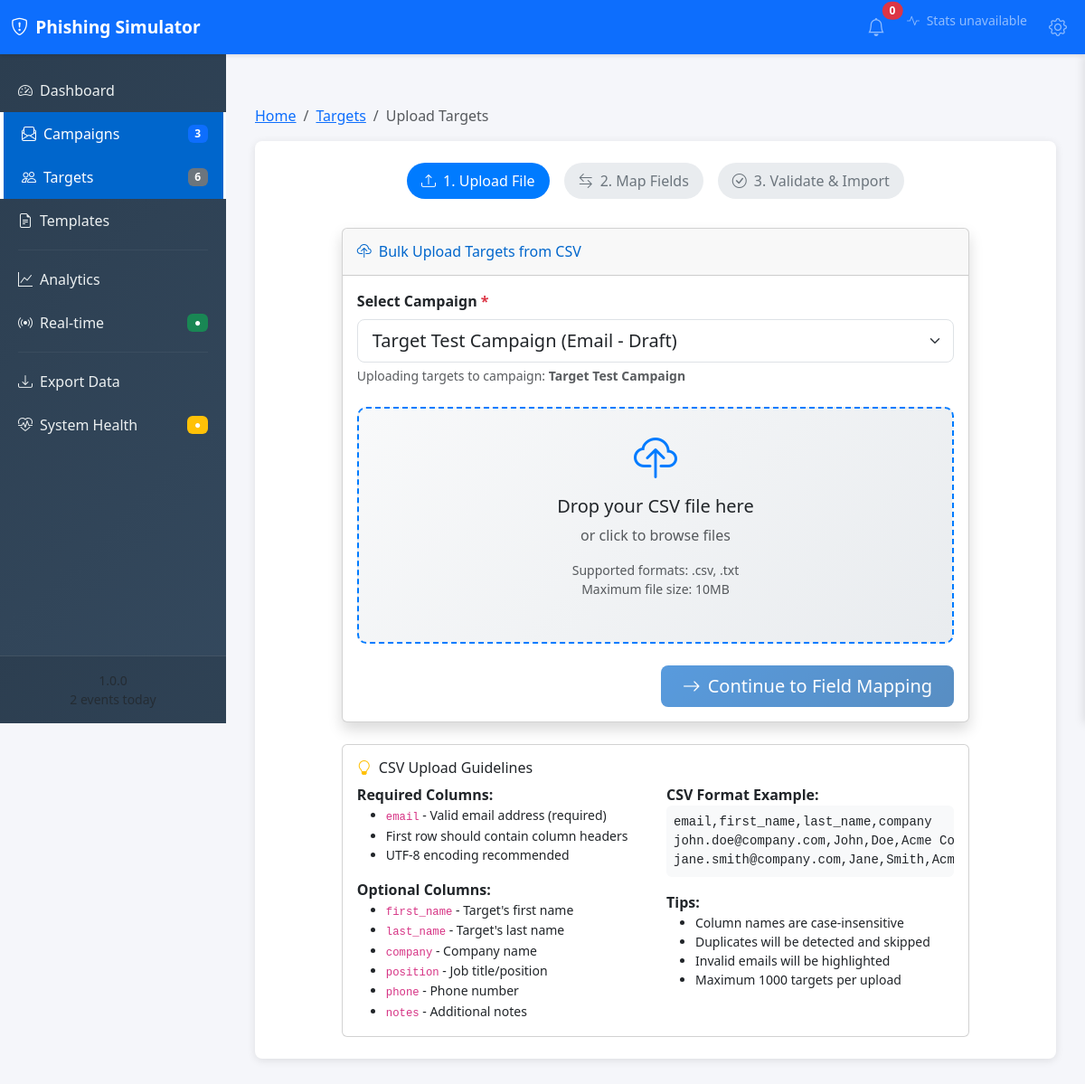
The page /admin/campaigns/2/targets/upload on the database its author committed.
### models/campaign.py (models this page shows, shortened)
class Campaign(db.Model):
    __tablename__ = 'campaigns'
    id = Column(Integer, primary_key=True)
    name = Column(String(100), nullable=False, unique=True)
    description = Column(Text)
    type = Column(
        Enum('email', 'sms', 'both', name='campaign_type'),
        nullable=False,
        default='email'
    )
    status = Column(
        Enum('draft', 'active', 'paused', 'completed', name='campaign_status'),
        nullable=False,
        default='draft'
    )
    created_at = Column(DateTime, default=datetime.utcnow, nullable=False)
    updated_at = Column(DateTime, default=datetime.utcnow, onupdate=datetime.utcnow)
    started_at = Column(DateTime)
    ended_at = Column(DateTime)
    auto_start = Column(Boolean, default=False)
    track_opens = Column(Boolean, default=True)
    track_clicks = Column(Boolean, default=True)
    created_by = Column(String(50), default='admin')  # Pentru viitor - multi-user
    targets = relationship('Target', backref='campaign', lazy=True, cascade='all, delete-orphan')
    tracking_events = relationship('Tracking', backref='campaign', lazy=True, cascade='all, delete-orphan')
    captured_credentials = relationship('Credential', backref='campaign', lazy=True, cascade='all, delete-orphan')

### routes/campaigns.py (the view, shortened to what this page needs)
@bp.route('/<int:campaign_id>/targets/upload', methods=['GET', 'POST'])
def upload_targets(campaign_id):
    try:
        campaign = Campaign.query.get_or_404(campaign_id)
        if request.method == 'GET':
            campaigns = Campaign.query.order_by(Campaign.name).all()
            return render_template('admin/upload_targets.html', campaign=campaign, campaigns=campaigns, selected_campaign=campaign)
    except ValidationError as e:
        flash(str(e), 'error')
        campaigns = Campaign.query.order_by(Campaign.name).all()
        return render_template('admin/upload_targets.html', campaign=campaign, campaigns=campaigns, selected_campaign=campaign)
    except Exception as e:
        logging.error(f"Error uploading targets for campaign {campaign_id}: {str(e)}")
        flash('Error processing CSV file', 'error')
        campaigns = Campaign.query.order_by(Campaign.name).all()
        return render_template('admin/upload_targets.html', campaign=campaign, campaigns=campaigns, selected_campaign=campaign)

### templates/admin/upload_targets.html (shortened to what this page needs)
{% extends "admin/base.html" %}
{% block breadcrumb %}
<li class="breadcrumb-item"><a href="{{ url_for('targets.list_targets') }}">Targets</a></li>
<li class="breadcrumb-item active">Upload Targets</li>
{% endblock %}
{% block content %}
<div class="row">
    <div class="col-lg-10 mx-auto">
        <div class="step-indicator">
            <div class="step active" id="step1">
                <i class="bi bi-upload me-2"></i>1. Upload File
            </div>
            <div class="step" id="step2">
                <i class="bi bi-arrow-left-right me-2"></i>2. Map Fields
            </div>
            <div class="step" id="step3">
                <i class="bi bi-check-circle me-2"></i>3. Validate & Import
            </div>
        </div>
        <div class="card shadow">
            <div class="card-header py-3">
                <h6 class="m-0 font-weight-bold text-primary">
                    <i class="bi bi-cloud-upload me-2"></i>Bulk Upload Targets from CSV
                </h6>
            </div>
            <div class="card-body">
                <div id="uploadStep" class="step-content">
                    <form id="uploadForm" enctype="multipart/form-data">
                        <div class="mb-4">
                            <label for="campaign_id" class="form-label fw-bold">
                                Select Campaign <span class="text-danger">*</span>
                            </label>
                            {% if not campaigns %}
                            <div class="alert alert-warning" role="alert">
                                <i class="bi bi-exclamation-triangle me-2"></i>
                                <strong>No campaigns available!</strong>
                                <p class="mb-2">You need to create at least one campaign before uploading targets.</p>
                                <a href="{{ url_for('campaigns.create_campaign') }}" class="btn btn-primary btn-sm">
                                    <i class="bi bi-plus-circle me-1"></i>Create Your First Campaign
                                </a>
                            </div>
                            <select class="form-select form-select-lg" id="campaign_id" name="campaign_id" required disabled>
                                <option value="">No campaigns available</option>
                            </select>
                            {% elif selected_campaign %}
                            <select class="form-select form-select-lg" id="campaign_id" name="campaign_id" required>
                                <option value="{{ selected_campaign.id }}" selected>
                                    {{ selected_campaign.name }} ({{ selected_campaign.type|title }} - {{ selected_campaign.status|title }})
                                </option>
                            </select>
                            <div class="form-text">
                                {% if campaign %}
                                Uploading targets to campaign: <strong>{{ selected_campaign.name }}</strong>
                                {% else %}
                                Select the campaign these targets will be associated with
                                {% endif %}
                            </div>
                            {% endif %}
                        </div>
                        <div class="upload-zone{% if not campaigns %} error{% endif %}" id="uploadZone"
                             {% if campaigns %}onclick="document.getElementById('csvFile').click()"{% endif %}>
                            <div id="uploadContent">
                                {% if campaigns %}
                                <i class="bi bi-cloud-upload" style="font-size: 3rem; color: #007bff;"></i>
                                <h5 class="mt-3">Drop your CSV file here</h5>
                                <p class="text-muted">or click to browse files</p>
                                <p class="small text-muted">
                                    Supported formats: .csv, .txt<br>
                                    Maximum file size: 10MB
                                </p>
                                {% else %}
                                <i class="bi bi-exclamation-triangle" style="font-size: 3rem; color: #dc3545;"></i>
                                <h5 class="mt-3 text-danger">Upload Disabled</h5>
                                <p class="text-muted">Create a campaign first to upload targets</p>
                                {% endif %}
                            </div>
                        </div>
                    </form>
                    <div class="text-end mt-4">
                        <button type="button" class="btn btn-primary btn-lg" id="continueBtn" onclick="proceedToMapping()"
                                disabled{% if not campaigns %} title="No campaigns available"{% endif %}>
                            <i class="bi bi-arrow-right me-2"></i>Continue to Field Mapping
                        </button>
                    </div>
                </div>
            </div>
        </div>
        <div class="card mt-4">
            <div class="card-body">
                <h6 class="card-title">
                    <i class="bi bi-lightbulb text-warning me-2"></i>CSV Upload Guidelines
                </h6>
                <div class="row">
                    <div class="col-md-6">
                        <strong>Required Columns:</strong>
                        <ul class="small">
                            <li><code>email</code> - Valid email address (required)</li>
                            <li>First row should contain column headers</li>
                            <li>UTF-8 encoding recommended</li>
                        </ul>
                        <strong>Optional Columns:</strong>
                        <ul class="small mb-0">
                            <li><code>first_name</code> - Target's first name</li>
                            <li><code>last_name</code> - Target's last name</li>
                            <li><code>company</code> - Company name</li>
                            <li><code>position</code> - Job title/position</li>
                            <li><code>phone</code> - Phone number</li>
                            <li><code>notes</code> - Additional notes</li>
                        </ul>
                    </div>
                    <div class="col-md-6">
                        <strong>CSV Format Example:</strong>
                        <pre class="bg-light p-2 rounded small">email,first_name,last_name,company
john.doe@company.com,John,Doe,Acme Corp
jane.smith@company.com,Jane,Smith,Acme Corp</pre>
                        <strong>Tips:</strong>
                        <ul class="small mb-0">
                            <li>Column names are case-insensitive</li>
                            <li>Duplicates will be detected and skipped</li>
                            <li>Invalid emails will be highlighted</li>
                            <li>Maximum 1000 targets per upload</li>
                        </ul>
                    </div>
                </div>
            </div>
        </div>
    </div>
</div>
{% endblock %}

### static/css/admin.css (style rules this page uses)
.admin-layout { margin: 0; padding: 0; background-color: #f5f6fa; font-family: 'Segoe UI', Tahoma, Geneva, Verdana, sans-serif; }
.btn-primary { background: linear-gradient(135deg, var(--primary-color) 0%, var(--primary-dark) 100%); border: none; padding: 0.5rem 1.5rem; font-weight: 500; transition: all 0.3s ease; }
.text-primary { color: var(--primary-color) !important; }

### templates/admin/upload_targets.html (style rules this page uses)
.upload-zone { border: 2px dashed #007bff; border-radius: 10px; padding: 2rem; text-align: center; cursor: pointer; transition: all 0.3s ease; background: linear-gradient(135deg, #f8f9fa 0%, #e9ecef 100%); }
.step-indicator { display: flex; justify-content: center; margin-bottom: 2rem; }
.step { display: flex; align-items: center; padding: 0.5rem 1rem; margin: 0 0.5rem; border-radius: 20px; background: #e9ecef; color: #6c757d; font-weight: 500; }
.step.active { background: #007bff; color: white; }

### rows shown on the page
Campaign: campaign_id "Target Test Campaign (Email - Draft)", name "Target Test Campaign"

### other values the page prints
{{ app_name or 'Phishing Simulator' }} "Phishing Simulator"
{{ sidebar_stats.total_campaigns or 0 }} "3"
{{ sidebar_stats.total_targets or 0 }} "6"
